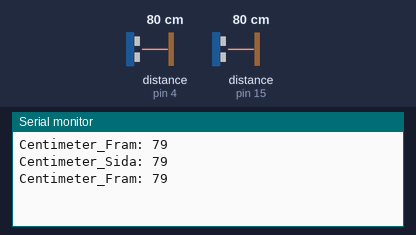
The sketch below on a simulated Arduino Uno, built with avr-gcc and run on an emulated ATmega328P. Shown: the last lines printed to the serial monitor. Wiring (inferred from the names in the program): 2 × ultrasonic range finder: trigger pin 13, echo pin 15 / trigger pin 14, echo pin 4. Inputs (shaded band) come from the test bench; at power-on: distance to the obstacle (sensors on pin 4, pin 15) 80 cm. The echo pulse lasts 58.3 µs per cm.

Above: at 2.8 s.
2.9 s: distance to the obstacle (sensor on pin 4) set to 2 cm
At 4.9 s:
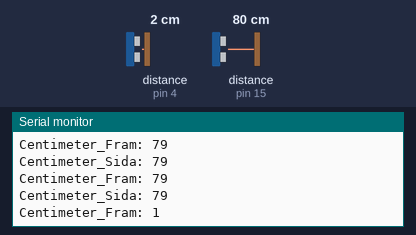
5.6 s: distance to the obstacle (sensor on pin 15) set to 2 cm
At 6.4 s:
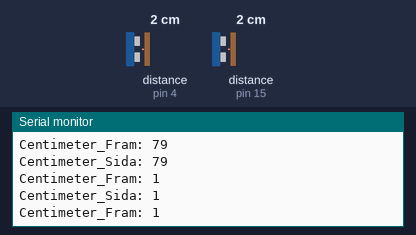
8.3 s: distance to the obstacle (sensor on pin 4) set to 4 cm
At 10.8 s:
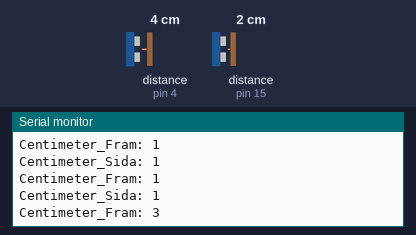
11.0 s: distance to the obstacle (sensor on pin 15) set to 4 cm
At 12.4 s:
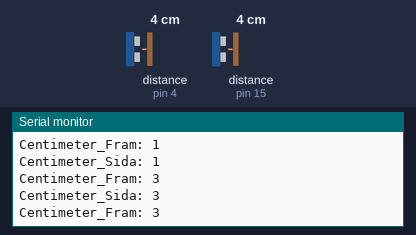
13.7 s: distance to the obstacle (sensor on pin 4) set to 299 cm
At 15.2 s:
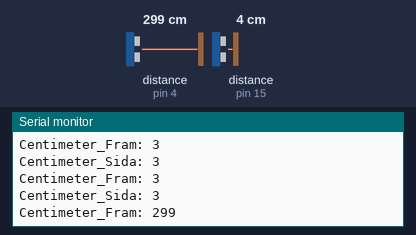
Timing chart, 0 to 16.7 s (numbered marks = the images above; inputs shaded):
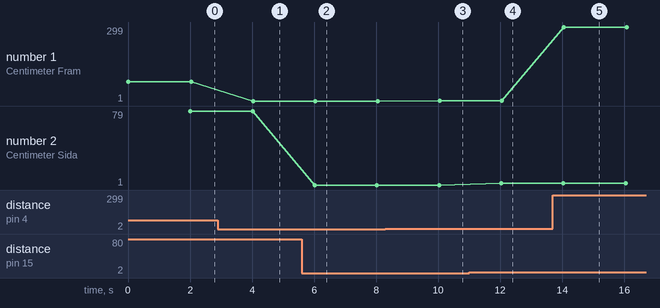

Measured:
- after the input at 2.9 s, the serial monitor: prints a new line after 1.1 s (image 1)
- after the input at 5.6 s, the serial monitor: prints a new line after 0.42 s (image 2)
- after the input at 8.3 s, the serial monitor: prints a new line after 1.7 s (image 3)
- after the input at 11.0 s, the serial monitor: prints a new line after 1.0 s (image 4)
- after the input at 13.7 s, the serial monitor: prints a new line after 0.35 s (image 5)
- plotted number 1: 79 → 1 after the input at 2.9 s, 1 → 3 after the input at 8.3 s, 3 → 299 after the input at 13.7 s

The sketch:

testtttt.ino
```cpp
#define TRIG_1 14
#define ECHO_1 4
#define TRIG_2 13
#define ECHO_2 15

void setup() {
  Serial.begin (9600);
  pinMode(TRIG_1, OUTPUT);
  pinMode(ECHO_1, INPUT);
  pinMode(TRIG_2, OUTPUT);
  pinMode(ECHO_2, INPUT);
}

void loop() {
  dist_fram();
  delay(2000);
  dist_right();
}

long dist_fram(){
  long duration, dist_1;
  digitalWrite(TRIG_1, LOW);  
  delayMicroseconds(2); 
  digitalWrite(TRIG_1, HIGH);
  delayMicroseconds(10); 
  digitalWrite(TRIG_1, LOW);
  duration = pulseIn(ECHO_1, HIGH);
  dist_1 = (duration/2) / 29.1;
  Serial.print("Centimeter_Fram: ");
  Serial.println(dist_1);
  return dist_1;
}

long dist_right (){
  long duration, dist_2;
  digitalWrite(TRIG_2, LOW);  
  delayMicroseconds(2); 
  digitalWrite(TRIG_2, HIGH);
  delayMicroseconds(10); 
  digitalWrite(TRIG_2, LOW);
  duration = pulseIn(ECHO_2, HIGH);
  dist_2 = (duration/2) / 29.1;
  Serial.print("Centimeter_Sida: ");
  Serial.println(dist_2);
  return dist_2;
}
```
